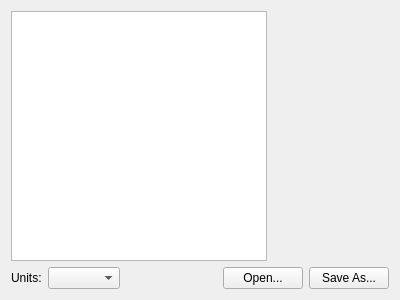
<?xml version="1.0" encoding="UTF-8"?>
<ui version="4.0">
 <class>MainWindow</class>
 <widget class="QMainWindow" name="MainWindow">
  <property name="geometry">
   <rect>
    <x>0</x>
    <y>0</y>
    <width>400</width>
    <height>300</height>
   </rect>
  </property>
  <property name="windowTitle">
   <string>FlySight Configurator</string>
  </property>
  <widget class="QWidget" name="centralWidget">
   <layout class="QVBoxLayout" name="verticalLayout">
    <item>
     <layout class="QHBoxLayout" name="horizontalLayout_2">
      <item>
       <widget class="QListWidget" name="listWidget"/>
      </item>
      <item>
       <widget class="QStackedWidget" name="stackedWidget"/>
      </item>
     </layout>
    </item>
    <item>
     <layout class="QHBoxLayout" name="horizontalLayout">
      <item>
       <widget class="QLabel" name="label">
        <property name="text">
         <string>Units:</string>
        </property>
       </widget>
      </item>
      <item>
       <widget class="QComboBox" name="unitsComboBox"/>
      </item>
      <item>
       <spacer name="horizontalSpacer">
        <property name="orientation">
         <enum>Qt::Horizontal</enum>
        </property>
        <property name="sizeHint" stdset="0">
         <size>
          <width>40</width>
          <height>20</height>
         </size>
        </property>
       </spacer>
      </item>
      <item>
       <widget class="QPushButton" name="openButton">
        <property name="text">
         <string>Open...</string>
        </property>
       </widget>
      </item>
      <item>
       <widget class="QPushButton" name="saveAsButton">
        <property name="text">
         <string>Save As...</string>
        </property>
       </widget>
      </item>
     </layout>
    </item>
   </layout>
  </widget>
 </widget>
 <layoutdefault spacing="6" margin="11"/>
 <resources/>
 <connections/>
</ui>
